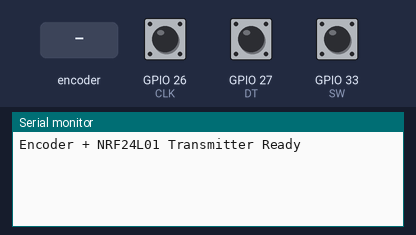
This sketch was run on a simulated ESP32. On the bench: the last lines printed to the serial monitor. Inputs (shaded band) come from the test bench; at power-on: GPIO 33 (SW) HIGH, GPIO 26 (CLK) HIGH, GPIO 27 (DT) HIGH. No radio packets arrive unless stated.

Above: at 1.2 s.
1.3 s: rotary encoder on GPIO 26 (CLK) / GPIO 27 (DT) turned 1 step (first pin leading)
At 2.6 s:
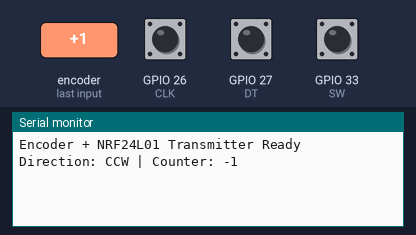
3.0 s: GPIO 33 (SW) pulled LOW for 0.15 s
At 4.2 s:
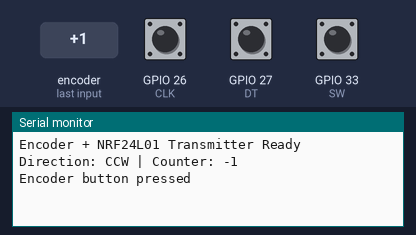
4.6 s: rotary encoder on GPIO 26 (CLK) / GPIO 27 (DT) turned 2 steps (second pin leading)
At 6.1 s:
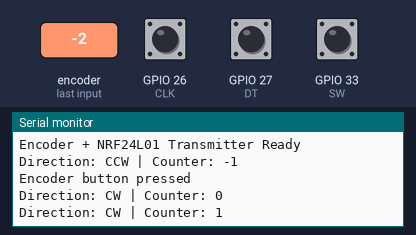

Measured:
- after the input at 1.3 s, the serial monitor: prints a new line after 0.05 s (image 1)
- after the input at 3.0 s, the serial monitor: prints a new line at once (image 2)
- after the input at 4.6 s, the serial monitor: prints a new line after 0.08 s (image 3)

The sketch:

CFL08_Simplex_Wireless_NRF24L01_Transmitter.ino
```cpp
#include <SPI.h>
#include <nRF24L01.h>
#include <RF24.h>

// === NRF24L01 Setup ===
//RF24 radio(9, 10); // CE, CSN (Change if needed)

// --- NRF24L01 Setup ---
#define CE_PIN 4
#define CSN_PIN 5
RF24 radio(CE_PIN, CSN_PIN);

const byte address[6] = "00001";

// === Encoder Pins ===
#define CLK 26
#define DT 27
#define SW 33

int counter = 0;
int currentStateCLK;
int lastStateCLK;
String currentDir = "";
unsigned long lastButtonPress = 0;

void setup() {
  Serial.begin(9600);

  // Encoder pins
  pinMode(CLK, INPUT);
  pinMode(DT, INPUT);
  pinMode(SW, INPUT_PULLUP);
  lastStateCLK = digitalRead(CLK);

  // NRF24L01
  radio.begin();
  radio.setPALevel(RF24_PA_LOW);
  radio.setChannel(100);
  radio.setDataRate(RF24_250KBPS);
  radio.openWritingPipe(address);
  radio.stopListening();

  Serial.println("Encoder + NRF24L01 Transmitter Ready");
}

void loop() {
  // Read encoder
  currentStateCLK = digitalRead(CLK);
  if (currentStateCLK != lastStateCLK && currentStateCLK == 1) {
    if (digitalRead(DT) != currentStateCLK) {
      counter--;
      currentDir = "CCW";
    } else {
      counter++;
      currentDir = "CW";
    }

    Serial.print("Direction: ");
    Serial.print(currentDir);
    Serial.print(" | Counter: ");
    Serial.println(counter);

    // Send over nRF24L01
    radio.write(&counter, sizeof(counter));
  }
  lastStateCLK = currentStateCLK;

  // Check button press (optional)
  int btnState = digitalRead(SW);
  if (btnState == LOW && millis() - lastButtonPress > 200) {
    Serial.println("Encoder button pressed");
    lastButtonPress = millis();
    // You could send a special value or reset the counter, etc.
  }

  delay(1);
}
```
